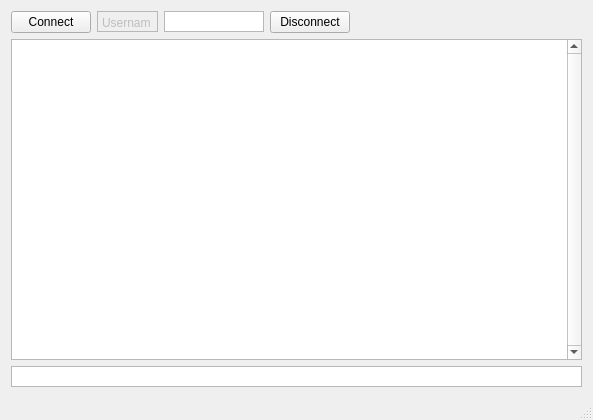
<?xml version="1.0" encoding="UTF-8"?>
<ui version="4.0">
 <class>MainWindow</class>
 <widget class="QMainWindow" name="MainWindow">
  <property name="geometry">
   <rect>
    <x>0</x>
    <y>0</y>
    <width>589</width>
    <height>413</height>
   </rect>
  </property>
  <property name="windowTitle">
   <string>MainWindow</string>
  </property>
  <widget class="QWidget" name="centralWidget">
   <layout class="QGridLayout" name="gridLayout">
    <item row="0" column="0">
     <widget class="QPushButton" name="connectButton">
      <property name="text">
       <string>Connect</string>
      </property>
     </widget>
    </item>
    <item row="0" column="1">
     <widget class="QPlainTextEdit" name="blah">
      <property name="enabled">
       <bool>false</bool>
      </property>
      <property name="maximumSize">
       <size>
        <width>61</width>
        <height>21</height>
       </size>
      </property>
      <property name="verticalScrollBarPolicy">
       <enum>Qt::ScrollBarAlwaysOff</enum>
      </property>
      <property name="horizontalScrollBarPolicy">
       <enum>Qt::ScrollBarAlwaysOff</enum>
      </property>
      <property name="plainText">
       <string>Username</string>
      </property>
     </widget>
    </item>
    <item row="0" column="2">
     <widget class="QPlainTextEdit" name="user">
      <property name="maximumSize">
       <size>
        <width>104</width>
        <height>21</height>
       </size>
      </property>
      <property name="verticalScrollBarPolicy">
       <enum>Qt::ScrollBarAlwaysOff</enum>
      </property>
      <property name="horizontalScrollBarPolicy">
       <enum>Qt::ScrollBarAlwaysOff</enum>
      </property>
     </widget>
    </item>
    <item row="0" column="3">
     <widget class="QPushButton" name="disconnectButton">
      <property name="text">
       <string>Disconnect</string>
      </property>
     </widget>
    </item>
    <item row="0" column="4">
     <spacer name="horizontalSpacer">
      <property name="orientation">
       <enum>Qt::Horizontal</enum>
      </property>
      <property name="sizeHint" stdset="0">
       <size>
        <width>229</width>
        <height>20</height>
       </size>
      </property>
     </spacer>
    </item>
    <item row="1" column="0" colspan="5">
     <widget class="QTextEdit" name="textEdit">
      <property name="minimumSize">
       <size>
        <width>571</width>
        <height>321</height>
       </size>
      </property>
      <property name="verticalScrollBarPolicy">
       <enum>Qt::ScrollBarAlwaysOn</enum>
      </property>
      <property name="readOnly">
       <bool>true</bool>
      </property>
     </widget>
    </item>
    <item row="2" column="0" colspan="5">
     <widget class="QTextEdit" name="text">
      <property name="minimumSize">
       <size>
        <width>571</width>
        <height>21</height>
       </size>
      </property>
      <property name="maximumSize">
       <size>
        <width>16777215</width>
        <height>21</height>
       </size>
      </property>
      <property name="verticalScrollBarPolicy">
       <enum>Qt::ScrollBarAlwaysOff</enum>
      </property>
      <property name="horizontalScrollBarPolicy">
       <enum>Qt::ScrollBarAlwaysOff</enum>
      </property>
     </widget>
    </item>
   </layout>
  </widget>
  <widget class="QStatusBar" name="statusBar"/>
 </widget>
 <layoutdefault spacing="6" margin="11"/>
 <resources/>
 <connections/>
</ui>
